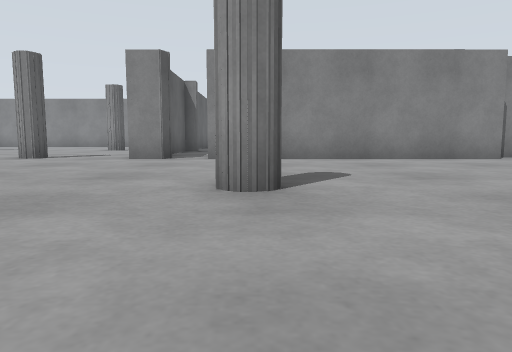
view 1 (above)

24 first-person views from a walk through a robot-simulator world made for Gazebo. The camera is 0.5 m above the floor, tilts 6° down and sees 70° across. The floor is counted in squares, 1 m on a side. Each view is taken from the middle of a square. On the plan, view 1 faces up. The plan holds only what a view shows up to about 9 squares ahead; the rest is blank. The place goes on beyond the plan.

view 2
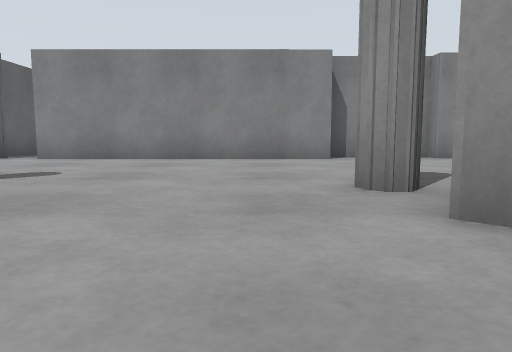

view 3
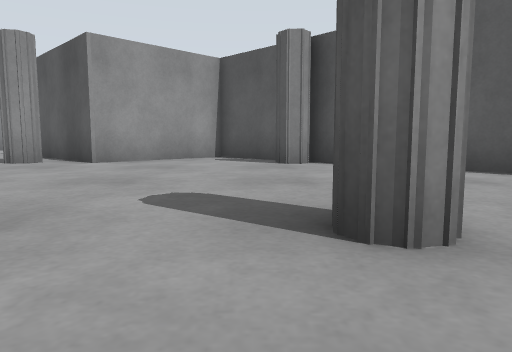

view 4
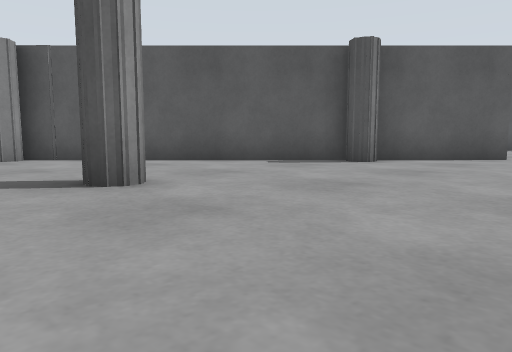

view 5
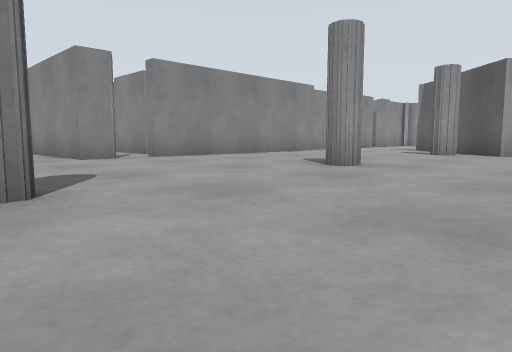

view 6
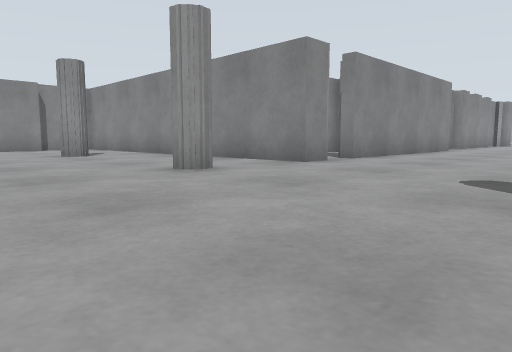

view 7
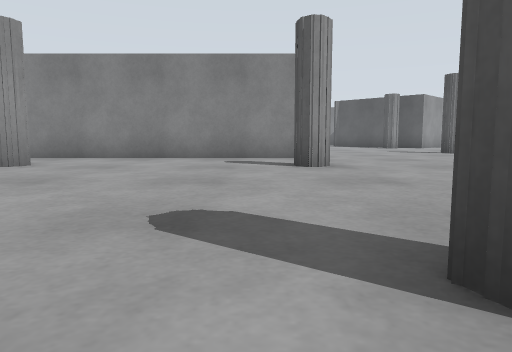

view 8
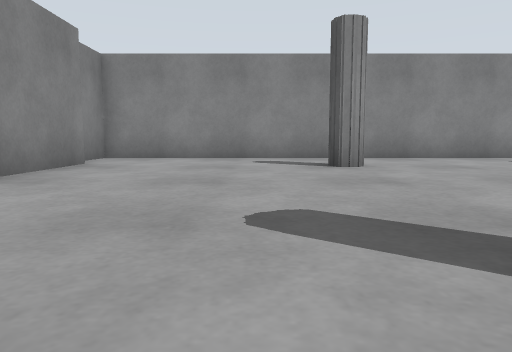

view 9
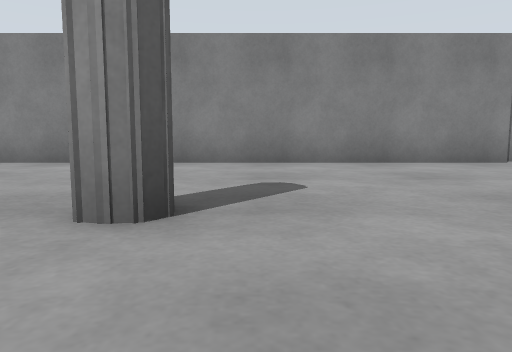

view 10
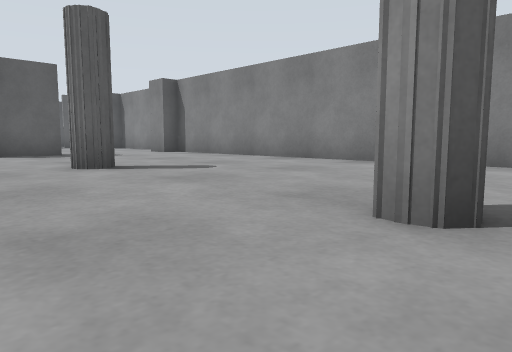

view 11
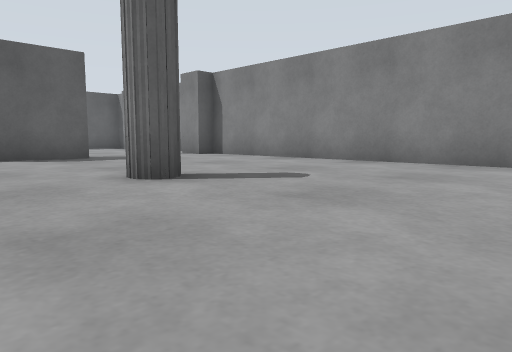

view 12
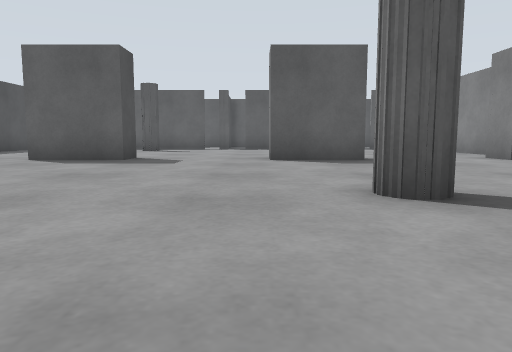

view 13
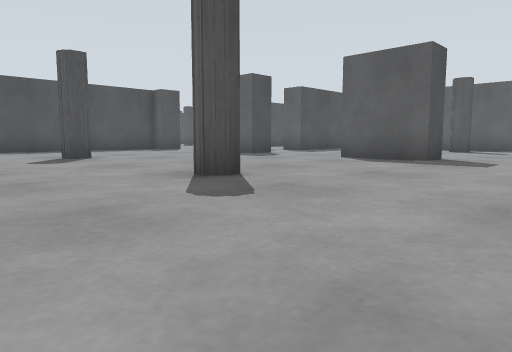

view 14
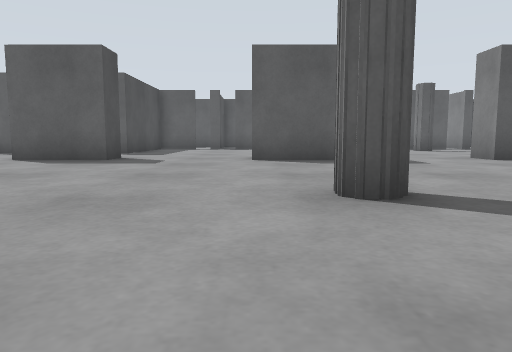

view 15
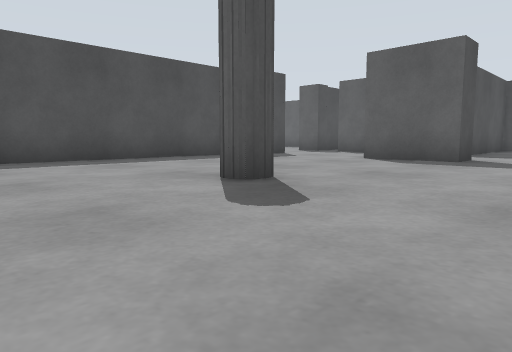

view 16
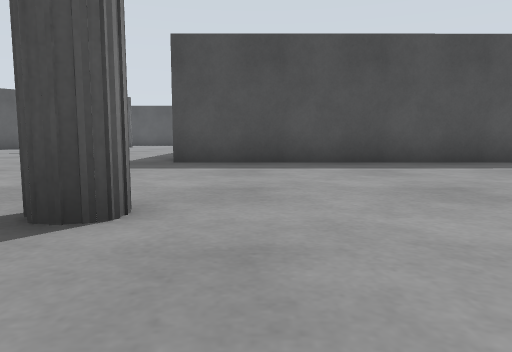

view 17
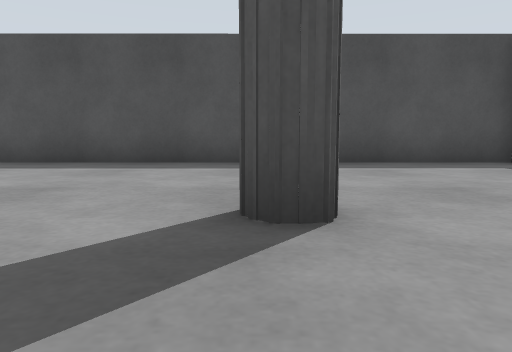

view 18
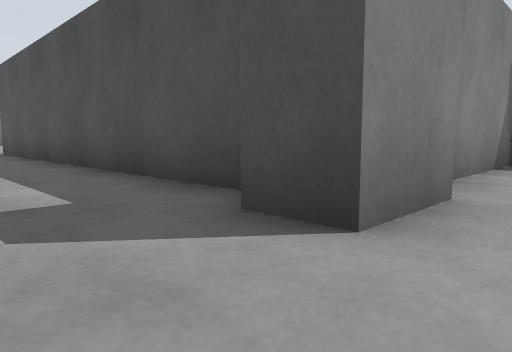

view 19
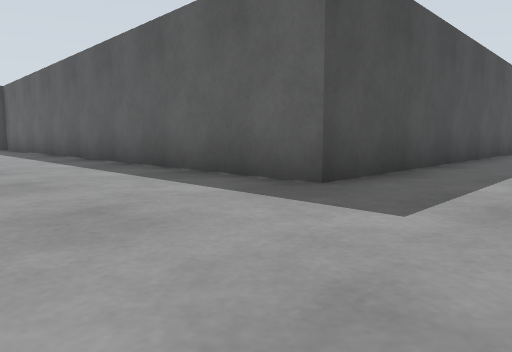

view 20
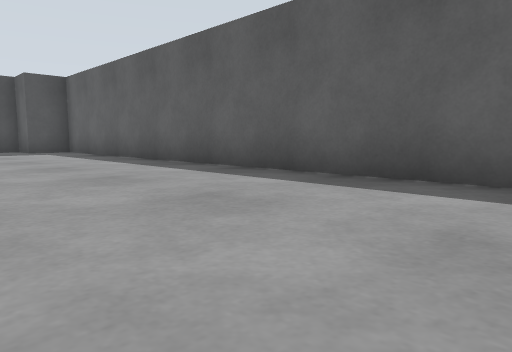

view 21
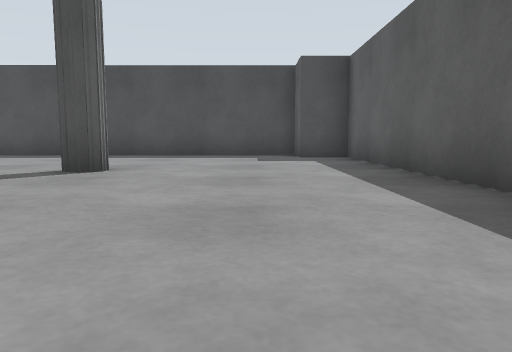

view 22
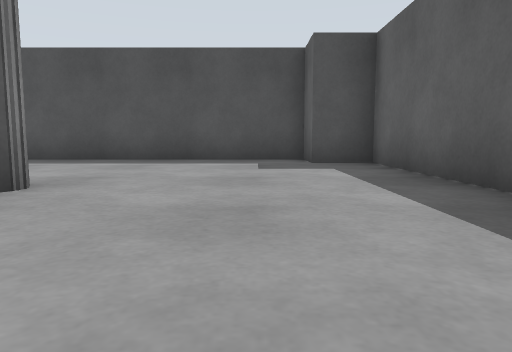

view 23
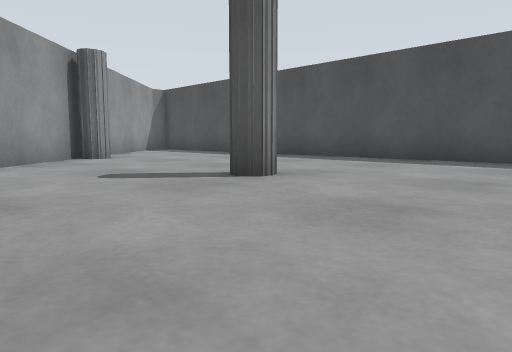

view 24
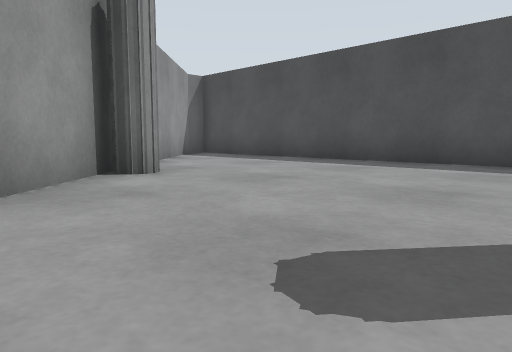

### Floor plan
Points are (right, up) in squares from view 1. A wall is a line through its corners. A room is listed if a view was taken in it or the views show most of it. See-through windows are left out.
Room 1 (views 1, 2, 3, 4, 5, 6, 7, 8, 9, 10, 11, 12, 13, 14, 15, 16, 17, 18, 19, 20, 21, 22, 23, 24)
walls: (-10.9, 3.9) (-10.4, 3.8); (-2, 8.6) (-3, 8.6) (-3, 19.7) (-4.7, 19.7); (-2, 8.9) (-2.2, 8.6); (-16.5, 9.3) (-16, 9.3); (-10.4, 14.2) (-11, 14.1); (-10.4, 14.4) (-10.8, 14); (-21.2, -1.3) (-10.3, -1.3) (-10.3, -16.2) (-9.1, -16.2) (-9.1, -17.4) (0.6, -17.4); (-22.1, 4.7) (-21.2, 4.7) (-21.2, 2.4); (0.3, -7.3) (5.4, -2.2) (4.9, -1.8); (-22, -2.3) (-22, -0.7) (-21.1, -0.7); (5.1, 3.3) (5, 3.8); (-2.2, -9.9) (0, -7.7); (-22.1, 10) (-21.2, 10) (-21.2, 7.8); (5.8, 8.6) (-1.1, 8.6); (6.2, -1.5) (7.2, -0.4); (7.2, 0.2) (5.2, 2.2) (7.2, 4.3); (-4.9, 19.3) (-11.7, 19.3); (-13.2, 19.3) (-17.7, 19.3); (-21.2, 15.4) (-21.2, 13.3) (-22.1, 13.3); (0.5, -12.4) (-1.7, -10.2); (-21.1, 18.7) (-22.1, 18.7); (3, -15) (2.2, -14.2)
ways out: opening at (-23, -2)

Positions as (right, up) in squares from view 1, and headings:
1: (0, 0), facing up
2: (4, 0), facing up
3: (-2, -1), facing right
4: (-4, 0), facing down-right
5: (-6, 0), facing up-right
6: (-9, 4), facing up-right
7: (-12, 10), facing right
8: (-12, 16), facing right
9: (-10, 12), facing up
10: (-10, 12), facing up-left
11: (-12, 12), facing up-left
12: (-13, 13), facing left
13: (-13, 13), facing down-left
14: (-13, 8), facing left
15: (-13, 7), facing down-left
16: (-12, 6), facing down
17: (-16, 6), facing down
18: (-23, 1), facing down-right
19: (-7, 1), facing down-left
20: (-6, -3), facing down-left
21: (-8, -7), facing down
22: (-8, -9), facing down
23: (-9, -9), facing down-right
24: (-5, -10), facing down-right
